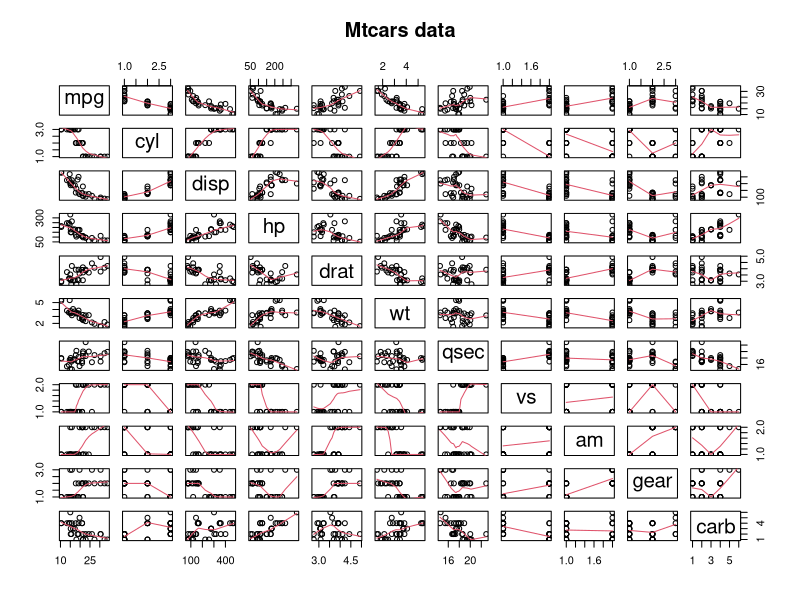

The R source for this figure: (Note: this script raises an error after producing the figure.)
## ---- chunk 1
data(mtcars)
mtcars$cyl <- factor(mtcars$cyl)
mtcars$vs <- factor(mtcars$vs)
mtcars$am <- factor(mtcars$am, labels = c("Automatic", "Manual"))
mtcars$gear <- factor(mtcars$gear)
mtcars$carb <- factor(mtcars$carb)
## ---- chunk 2
pairs(mtcars, panel = panel.smooth, main = "Mtcars data")
## ---- chunk 3
ggplot(mtcars, aes( x = am, y = mpg, fill = am)) + geom_boxplot() +
    labs(x="Type of Transmission", y="Miles per Gallon", title="MPG by transmission type")
## ---- chunk 4
summary(bestModel)
## ---- chunk 5
singleModel <- lm(mpg ~ am, data = mtcars)
anova(singleModel, bestModel, initialModel)
## ---- chunk 6
par(mfrow=c(2, 2))
plot(bestModel)
## ---- chunk 7
t.test(mpg ~ am, data = mtcars)
